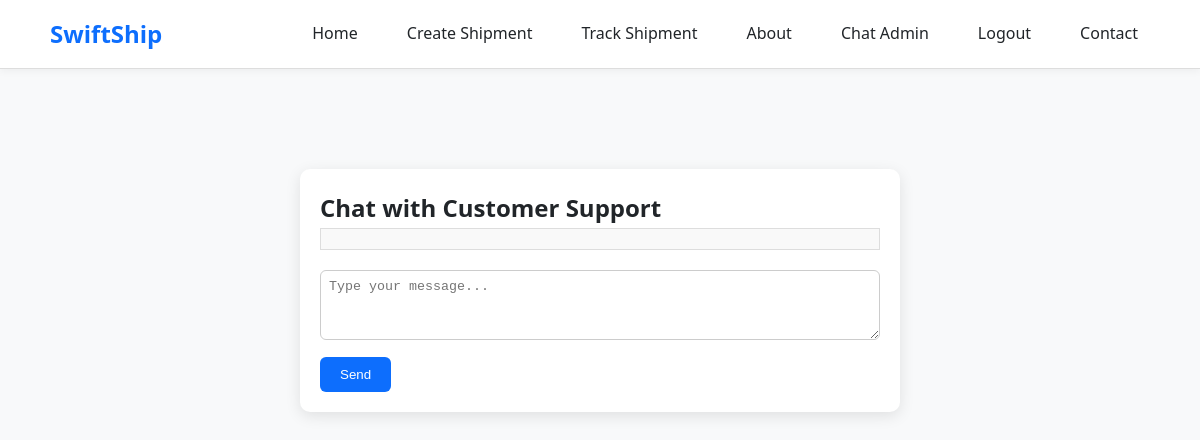
Page /chat_admin/ (signed in) on the earlier database version.
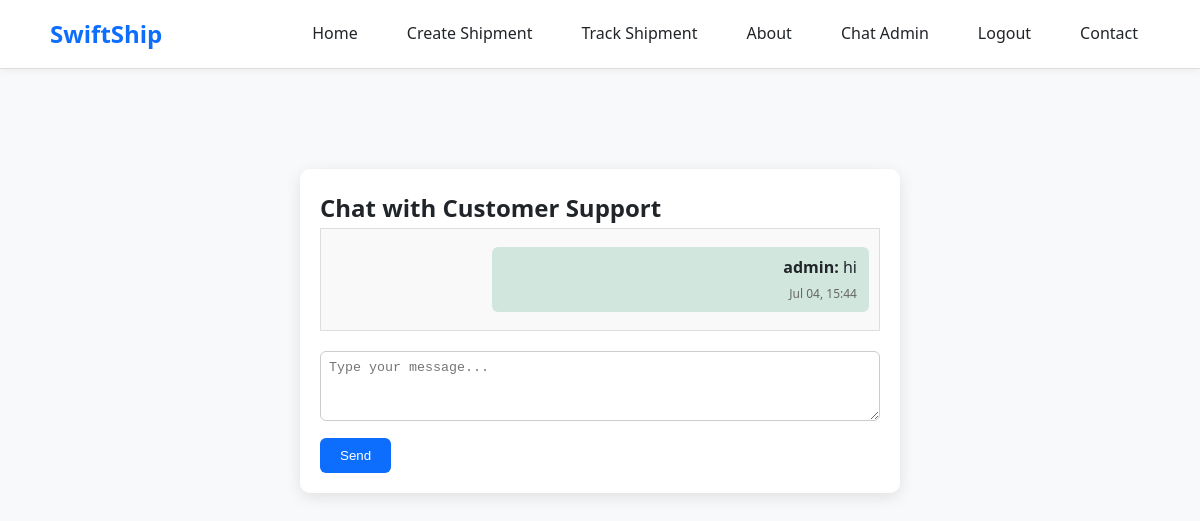
Same page on the later database version.
### app/models.py (models this page shows, shortened)
class PrivateChat(models.Model):
    sender = models.ForeignKey(User, on_delete=models.CASCADE, related_name='sent_messages')
    receiver = models.ForeignKey(User, on_delete=models.CASCADE, related_name='received_messages')
    message = models.TextField()
    timestamp = models.DateTimeField(default=datetime.now)

### app/views.py (the view)
# urls.py: path('chat_admin/', views.chat_admin, name='chat_admin'),
@login_required
def chat_admin(request):
    admin_user = User.objects.filter(is_superuser=True).first()
    if request.method == 'POST':
        message = request.POST.get('message')
        PrivateChat.objects.create(sender=request.user, receiver=admin_user, message=message)
        return redirect('chat_admin')
    messages = PrivateChat.objects.filter(
        (models.Q(sender=request.user) & models.Q(receiver=admin_user)) |
        (models.Q(sender=admin_user) & models.Q(receiver=request.user))
    ).order_by('timestamp')
    return render(request, 'chat_admin.html', {'messages': messages, 'admin_user': admin_user})

### templates/chat_admin.html (shortened to what this page needs)
{% extends "base.html" %}
{% block content %}
<div class="chat-container">
    <h2>Chat with Customer Support</h2>
    <div class="chat-box">
        {% for msg in messages %}
            <div class="{% if msg.sender == request.user %}user-msg{% else %}admin-msg{% endif %}">
                <strong>{{ msg.sender.username }}:</strong> {{ msg.message }}
                <small class="timestamp">{{ msg.timestamp|date:"M d, H:i" }}</small>
            </div>
        {% endfor %}
    </div>
    <form method="POST">
        <textarea name="message" placeholder="Type your message..." required></textarea>
        <button type="submit">Send</button>
    </form>
</div>
{% endblock %}

### templates/base.html (shortened to what this page needs)
<!DOCTYPE html>
<html lang="en">
<head>
</head>
<body>
    <nav class="navbar">
        <div class="container">
            <div class="logo">SwiftShip</div>
            <ul class="nav-links" id="navLinks">
                {% if user.is_authenticated %}
                <li><a href="{% url 'home' %}">Home</a></li>
                <li><a href="{% url 'create_shipment' %}">Create Shipment</a></li>
                <li><a href="{% url 'track_shipment' %}">Track Shipment</a></li>
                <li><a href="{% url 'about' %}">About</a></li>
                <li><a href="{% url 'chat_admin' %}">Chat Admin</a></li>
                <li><a href="{% url 'logout' %}">Logout</a></li>
                {% else %}
                <li><a href="{% url 'home' %}">Home</a></li>
                <li><a href="{% url 'login' %}">Sign In</a></li>
                <li><a href="{% url 'register' %}">Sign Up</a></li>
                {% endif %}
                <li><a href="">Contact</a></li>
            </ul>
        </div>
    </nav>
    <div class="container-main">
        {% block content %}{% endblock %}
    </div>
</body>
</html>

### templates/base.html (style rules this page uses)
:root { --primary-color: #0d6efd; --background-color: #f8f9fa; --text-color: #212529; --nav-bg: #fff; --border-color: #ddd; --card-bg: #fff; --hover-bg: #e9ecef; }
* { box-sizing: border-box; margin: 0; padding: 0; }
body { font-family: 'Segoe UI', sans-serif; background-color: var(--background-color); color: var(--text-color); line-height: 1.6; }
.navbar { background-color: var(--nav-bg); border-bottom: 1px solid var(--border-color); padding: 15px 20px; position: relative; box-shadow: 0 2px 8px rgba(0, 0, 0, 0.05); }
.navbar .container { max-width: 1100px; margin: 0 auto; display: flex; align-items: center; justify-content: space-between; }
.logo { font-size: 24px; font-weight: bold; color: var(--primary-color); }
.nav-links { list-style: none; display: flex; gap: 25px; }
.nav-links li a { text-decoration: none; color: var(--text-color); font-weight: 500; padding: 8px 12px; border-radius: 6px; transition: background 0.3s; }
.container-main { max-width: 800px; margin: 40px auto; padding: 20px; }

### templates/chat_admin.html (style rules this page uses)
.chat-container { max-width: 600px; margin: 40px auto; padding: 20px; background: #fff; border-radius: 10px; box-shadow: 0 4px 15px rgba(0,0,0,0.1); }
.chat-box { max-height: 400px; overflow-y: auto; margin-bottom: 20px; border: 1px solid #ddd; padding: 10px; background: #f9f9f9; }
.user-msg, .admin-msg { margin: 8px 0; padding: 8px 12px; border-radius: 6px; max-width: 70%; }
.user-msg { background: #d1e7dd; margin-left: auto; text-align: right; }
.timestamp { display: block; font-size: 0.75em; color: #666; margin-top: 4px; }
textarea { width: 100%; height: 70px; margin-bottom: 10px; padding: 8px; border-radius: 6px; border: 1px solid #ccc; }
button { background: #0d6efd; color: #fff; padding: 10px 20px; border: none; border-radius: 6px; cursor: pointer; }

Differences in the rows shown:
added PrivateChat: sender.username "admin", message "hi", timestamp "Jul 04, 15:44"
